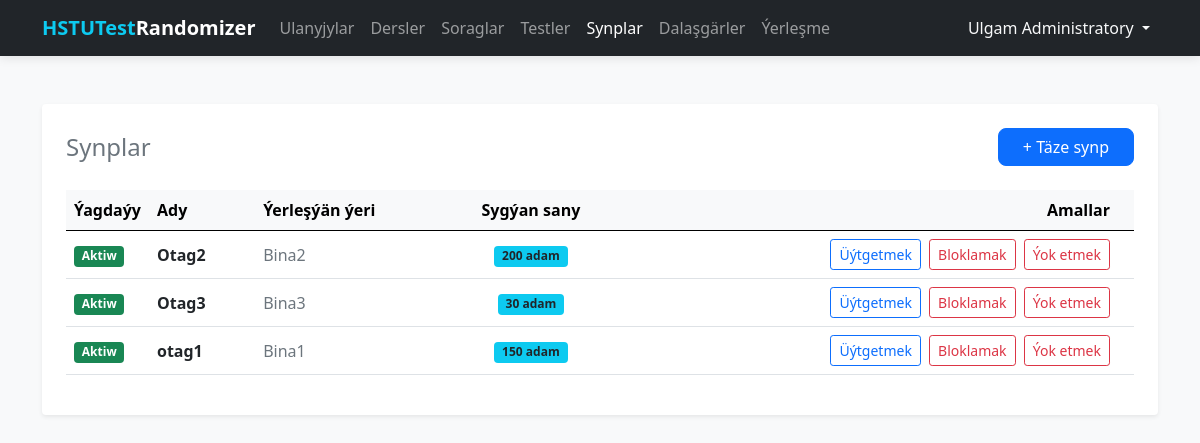
Page /classrooms/ (signed in) on the committed database.
### tables this page shows
CREATE TABLE users (
    id INTEGER PRIMARY KEY AUTOINCREMENT,
    full_name TEXT NOT NULL,
    username TEXT UNIQUE NOT NULL,
    password TEXT NOT NULL
);

CREATE TABLE classrooms (
    id INTEGER PRIMARY KEY AUTOINCREMENT,
    name TEXT NOT NULL UNIQUE,
    location TEXT NOT NULL,
    capacity INTEGER NOT NULL CHECK (capacity > 0),
    is_active INTEGER DEFAULT 1
);

### routes/classrooms.py (the view)
@classrooms_bp.route('/')
@login_required
def index():
    db = get_db_connection()
    classrooms = db.execute('SELECT * FROM classrooms ORDER BY name ASC').fetchall()
    db.close()
    return render_template('classrooms/list.html', classrooms=classrooms)

### database.py (called while the page is built)
def get_db_connection():
    conn = sqlite3.connect(DATABASE)
    conn.row_factory = sqlite3.Row
    return conn

### templates/classrooms/list.html
{% extends 'base.html' %}
{% block content %}
<div class="main-card shadow-sm p-4 bg-white rounded">
    <div class="d-flex justify-content-between align-items-center mb-4">
        <h2 class="h4 mb-0 text-secondary">Synplar</h2>
        <a href="{{ url_for('classrooms.create') }}" class="btn btn-primary px-4">
            + Täze synp
        </a>
    </div>
    <div class="table-responsive">
        <table class="table align-middle">
            <thead class="table-light">
                <tr>
                    <th style="width: 80px;">Ýagdaýy</th>
                    <th>Ady</th>
                    <th>Ýerleşýän ýeri</th>
                    <th style="width: 130px;" class="text-center">Sygýan sany</th>
                    <th class="text-end px-4">Amallar</th>
                </tr>
            </thead>
            <tbody>
                {% for c in classrooms %}
                <tr class="{{ 'table-light opacity-50' if not c.is_active else '' }}">
                    <td>
                        {% if c.is_active %}
                        <span class="badge bg-success">Aktiw</span>
                        {% else %}
                        <span class="badge bg-secondary">Bloklanan</span>
                        {% endif %}
                    </td>
                    <td>
                        <span class="{{ 'text-decoration-line-through' if not c.is_active else 'fw-bold' }}">
                            {{ c.name }}
                        </span>
                    </td>
                    <td class="text-muted">{{ c.location }}</td>
                    <td class="text-center">
                        <span class="badge bg-info text-dark">{{ c.capacity }} adam</span>
                    </td>
                    <td class="text-end px-4">
                        <a href="{{ url_for('classrooms.edit', id=c.id) }}"
                           class="btn btn-sm btn-outline-primary me-1">Üýtgetmek</a>
                        <form action="{{ url_for('classrooms.toggle', id=c.id) }}" method="POST" class="d-inline">
                            <button type="submit"
                                class="btn btn-sm {{ 'btn-outline-danger' if c.is_active else 'btn-outline-success' }}">
                                {{ 'Bloklamak' if c.is_active else 'Açmak' }}
                            </button>
                        </form>
                        <form action="{{ url_for('classrooms.delete', id=c.id) }}" method="POST" class="d-inline"
                              onsubmit="return confirm('Synpy ýok etmek «{{ c.name }}»?')">
                            <button type="submit" class="btn btn-sm btn-outline-danger ms-1">Ýok etmek</button>
                        </form>
                    </td>
                </tr>
                {% else %}
                <tr>
                    <td colspan="5" class="text-center py-4 text-muted">Synplaryň sanawy boş</td>
                </tr>
                {% endfor %}
            </tbody>
        </table>
    </div>
</div>
{% endblock %}

### templates/base.html (shortened to what this page needs)
<!DOCTYPE html>
<html lang="ru">
<head>
    <link rel="stylesheet" href="{{ url_for('static', filename='css/bootstrap.min.css') }}">
</head>
<body>
    <nav class="navbar navbar-expand-lg navbar-dark bg-dark">
        <div class="container">
            <a class="navbar-brand fw-bold" href="/">
                <span class="text-info">HSTUTest</span>Randomizer
            </a>
            <div class="collapse navbar-collapse" id="navbarNav">
                <ul class="navbar-nav me-auto">
                    {% if current_user.is_authenticated %}
                    <li class="nav-item">
                        <a class="nav-link {{ 'active' if request.endpoint == 'users.index' }}"
                            href="{{ url_for('users.index') }}">Ulanyjylar</a>
                    </li>
                    <li class="nav-item">
                        <a class="nav-link" href="{{ url_for('subjects.index') }}">Dersler</a>
                    </li>
                    <li class="nav-item">
                        <a class="nav-link" href="{{ url_for('questions.index') }}">Soraglar</a>
                    </li>
                    <li class="nav-item">
                        <a class="nav-link {{ 'active' if request.endpoint and request.endpoint.startswith('tests.') }}"
                            href="{{ url_for('tests.index') }}">Testler</a>
                    </li>
                    <li class="nav-item">
                        <a class="nav-link {{ 'active' if request.endpoint and request.endpoint.startswith('classrooms.') }}"
                            href="{{ url_for('classrooms.index') }}">Synplar</a>
                    </li>
                    <li class="nav-item">
                        <a class="nav-link {{ 'active' if request.endpoint and request.endpoint.startswith('students.') }}"
                            href="{{ url_for('students.index') }}">Dalaşgärler</a>
                    </li>
                    <li class="nav-item">
                        <a class="nav-link {{ 'active' if request.endpoint and request.endpoint.startswith('exam.') }}"
                            href="{{ url_for('exam.index') }}">Ýerleşme</a>
                    </li>
                    {% endif %}
                </ul>
                <ul class="navbar-nav">
                    {% if current_user.is_authenticated %}
                    <li class="nav-item dropdown">
                        <a class="nav-link dropdown-toggle text-light" href="#" id="userDropdown" role="button"
                            data-bs-toggle="dropdown">
                            {{ current_user.full_name }}
                        </a>
                    </li>
                    {% else %}
                    <li class="nav-item">
                        <a class="nav-link" href="{{ url_for('auth.login') }}">Ulgama girmek</a>
                    </li>
                    {% endif %}
                </ul>
            </div>
        </div>
    </nav>
    <div class="container">
        {% block content %}{% endblock %}
    </div>
</body>
</html>

### templates/base.html (style rules this page uses)
:root { --bg-color: #f8f9fa; }
body { background-color: var(--bg-color); font-family: 'Segoe UI', Tahoma, Geneva, Verdana, sans-serif; }
.navbar { box-shadow: 0 2px 10px rgba(0, 0, 0, 0.1); }
.main-card { background: #ffffff; border: none; border-radius: 12px; box-shadow: 0 0.5rem 1rem rgba(0, 0, 0, 0.05); padding: 2rem; margin-top: 2rem; }
.btn-primary { border-radius: 8px; }

### rows in the picture
users: full_name "Ulgam Administratory"
classrooms: shows "Aktiw", name "Otag2", location "Bina2", capacity "200", is_active "Bloklamak"
classrooms: shows "Aktiw", name "Otag3", location "Bina3", capacity "30", is_active "Bloklamak"
classrooms: shows "Aktiw", name "otag1", location "Bina1", capacity "150", is_active "Bloklamak"
